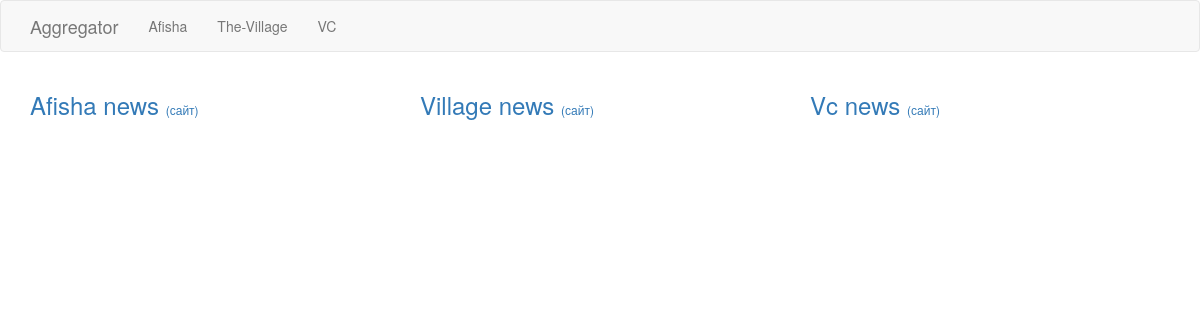
Before: / with the older database file.
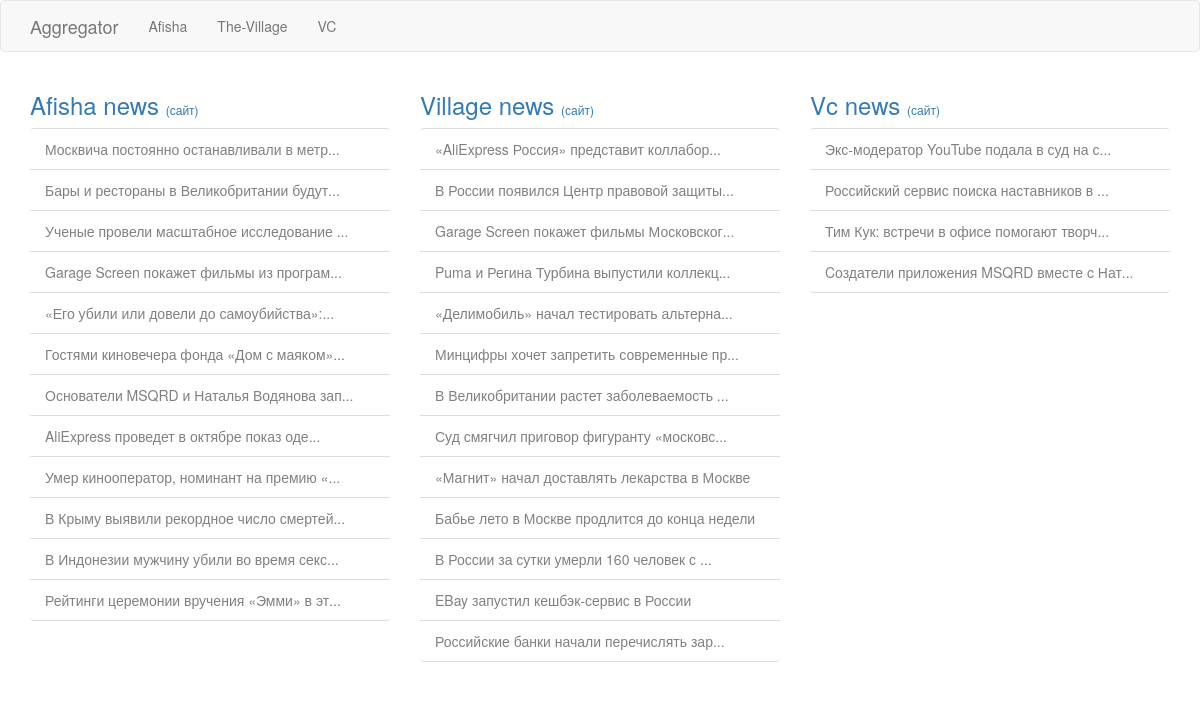
After: the same page with the newer database file.
### app/models.py (models this page shows, shortened)
class PaginatedAPIMixin(object):
    @staticmethod
    def to_collection_dict(query, page, per_page, endpoint, **kwargs):
        resources = query.paginate(page, per_page, False)
        data = {
            'items': [item.to_dict() for item in resources.items],
            '_meta': {
                'page': page,
                'per_page': per_page,
                'total_pages': resources.pages,
                'total_items': resources.total
            },
            '_links': {
                'self': url_for(endpoint, page=page, per_page=per_page, **kwargs),
                'next': url_for(endpoint, page=page + 1, per_page=per_page, **kwargs) if resources.has_next else None,
                'prev': url_for(endpoint, page=page - 1, per_page=per_page, **kwargs) if resources.has_prev else None
            }
        }
        return data

class News(PaginatedAPIMixin, db.Model):
    id = db.Column(db.Integer, primary_key=True)
    header = db.Column(db.String(120), index=True, unique=True)
    link = db.Column(db.String(120), index=True, unique=True)
    timestamp = db.Column(db.DateTime, index=True, default=datetime.utcnow)
    user_id = db.Column(db.Integer, db.ForeignKey('resource.id'))

### app/main/routes.py (the view)
@bp.route('/', methods=['GET'])
def index():
    since = datetime.now() - timedelta(hours=24)
    all_news = {
        'afisha': {"news": [],
                   "link": ""},
        'village': {"news": [],
                    "link": ""},
        'vc': {"news": [],
               "link": ""}
    }
    news = News.query.filter(News.timestamp > since).order_by(News.timestamp.desc()).all()
    resources = Resource.query.all()
    for new in news:
        if new.source.title == 'afisha':
            all_news['afisha']["news"].append(new)
        elif new.source.title == 'the-village':
            all_news['village']["news"].append(new)
        elif new.source.title == 'vc':
            all_news['vc']["news"].append(new)
    all_news['afisha']["link"] = resources[0].home_page
    all_news['village']["link"] = resources[1].home_page
    all_news['vc']["link"] = resources[2].home_page
    return render_template("table.html", title="My", all_news=all_news)

### app/templates/table.html
{% extends "base.html" %}
{% block content %}
    <div class="container">
      <div class="row">
       {% for name, resource in all_news.items() %}
        <div class="col-md-4 col-sm-4 col-xs-12">
          <div class="wp-block inverse no-margin">
            <h3>
                <a href="{{ url_for('main.'+name) }}">{{ name|title +" news"}}</a>
                <span class="link-sites"><a href="{{ resource.link }}">(сайт)</a></span>
            </h3>
            <ul class="list-group list-group-flush">
                {% for new in resource.news %}
                    <li class="list-group-item">
                        <a class="one-line-ellipsis" href="{{ new.link }}">{{ new.header|truncate(42, True) }}</a>
                    </li>
                {% endfor %}
            </ul>
          </div>
        </div>
      {% endfor %}
     </div>
</div>
{% endblock %}

### app/templates/base.html (shortened to what this page needs)
{% extends 'bootstrap/base.html' %}
{% block styles %}
{{super()}}
<link rel="stylesheet" type="text/css" href="{{ url_for( 'static', filename='style.css')}}">
{% endblock %}
{% block navbar %}
    <nav class="navbar navbar-default">
        <div class="container">
            <div class="navbar-header">
                <a class="navbar-brand" href="{{ url_for('main.index') }}">Aggregator</a>
            </div>
            <div class="collapse navbar-collapse" id="bs-example-navbar-collapse-1">
                <ul class="nav navbar-nav">
                    <li><a href="{{ url_for('main.afisha') }}">Afisha</a></li>
                    <li><a href="{{ url_for('main.village') }}">The-Village</a></li>
                    <li><a href="{{ url_for('main.vc') }}">VC</a></li>
                </ul>
            </div>
        </div>
    </nav>
{% endblock %}

### app/static/style.css (style rules this page uses)
.list-group-item { border-right: 0px; border-left: 0px; }
.link-sites { font-weight: normal; font-size: 50%; }
.one-line-ellipsis { color: #808080; }
.wp-block { margin: 0 0 15px 0; -webkit-transition: all .3s linear; transition: all .3s linear; position: relative; cursor: default; border-radius: 2px; }
.no-margin { margin: 0 !important; }

Changed rows visible on the page:
added News: header "Москвича постоянно останавливали в метр...", shown under "Afisha news"
added News: header "Бары и рестораны в Великобритании будут...", shown under "Afisha news"
added News: header "Ученые провели масштабное исследование ...", shown under "Afisha news"
added News: header "Garage Screen покажет фильмы из програм...", shown under "Afisha news"
added News: header "«Его убили или довели до самоубийства»:...", shown under "Afisha news"
added News: header "Гостями киновечера фонда «Дом с маяком»...", shown under "Afisha news"
added News: header "Основатели MSQRD и Наталья Водянова зап...", shown under "Afisha news"
added News: header "AliExpress проведет в октябре показ оде...", shown under "Afisha news"
added News: header "Умер кинооператор, номинант на премию «...", shown under "Afisha news"
added News: header "В Крыму выявили рекордное число смертей...", shown under "Afisha news"
added News: header "В Индонезии мужчину убили во время секс...", shown under "Afisha news"
added News: header "Рейтинги церемонии вручения «Эмми» в эт...", shown under "Afisha news"
added News: header "«AliExpress Россия» представит коллабор...", shown under "Village news"
added News: header "В России появился Центр правовой защиты...", shown under "Village news"
added News: header "Garage Screen покажет фильмы Московског...", shown under "Village news"
added News: header "Puma и Регина Турбина выпустили коллекц...", shown under "Village news"
added News: header "«Делимобиль» начал тестировать альтерна...", shown under "Village news"
added News: header "Минцифры хочет запретить современные пр...", shown under "Village news"
added News: header "В Великобритании растет заболеваемость ...", shown under "Village news"
added News: header "Суд смягчил приговор фигуранту «московс...", shown under "Village news"
added News: header "«Магнит» начал доставлять лекарства в Москве", shown under "Village news"
added News: header "Бабье лето в Москве продлится до конца недели", shown under "Village news"
added News: header "В России за сутки умерли 160 человек с ...", shown under "Village news"
added News: header "EBay запустил кешбэк-сервис в России", shown under "Village news"
added News: header "Российские банки начали перечислять зар...", shown under "Village news"
added News: header "Экс-модератор YouTube подала в суд на с...", shown under "Vc news"
added News: header "Российский сервис поиска наставников в ...", shown under "Vc news"
added News: header "Тим Кук: встречи в офисе помогают творч...", shown under "Vc news"
added News: header "Cоздатели приложения MSQRD вместе c Нат...", shown under "Vc news"
